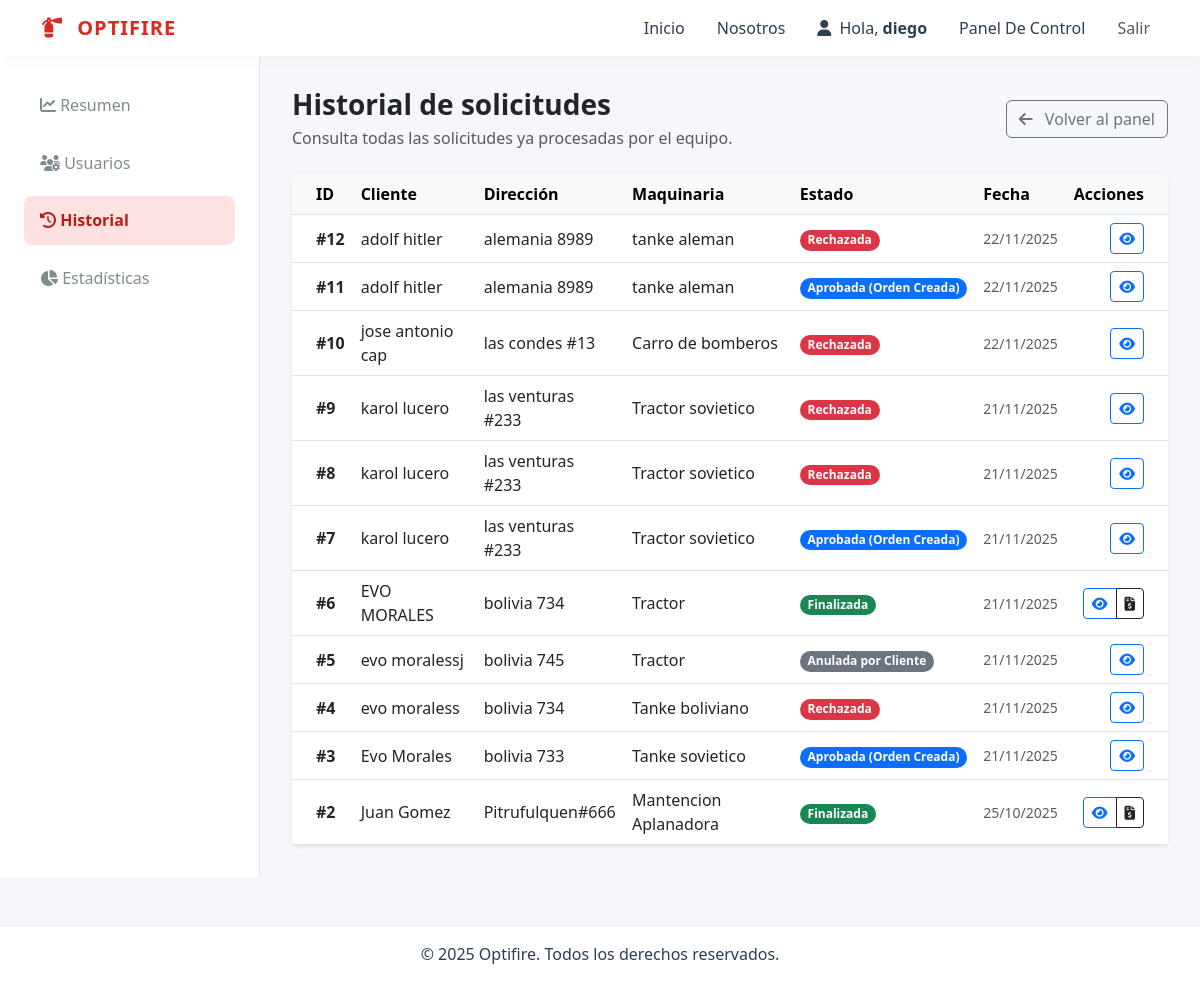
/usuarios/historial/ (signed in), run on an earlier commit of the app's database.
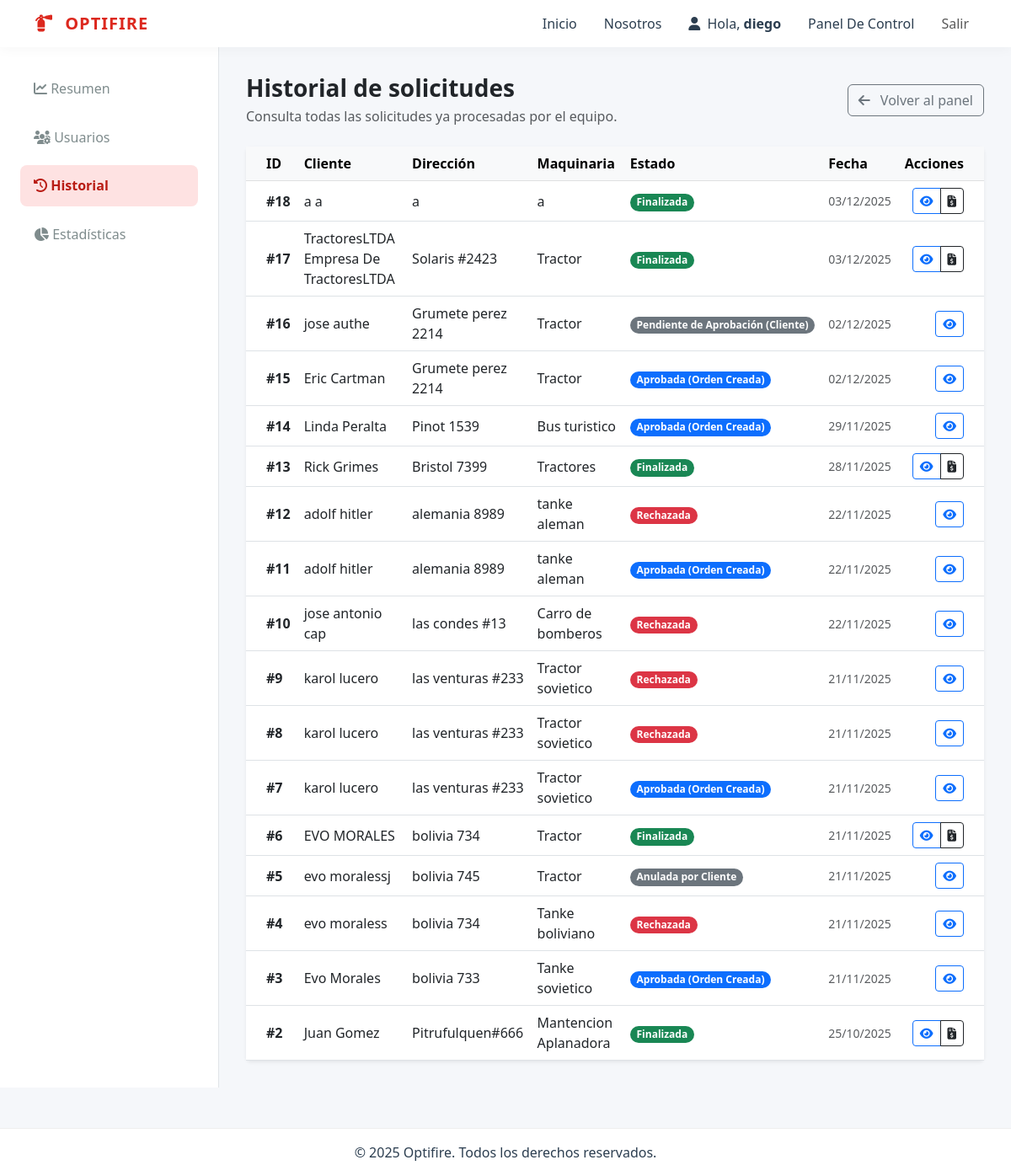
And on a later commit of the database.
### usuarios/models.py (models this page shows, shortened)
class SolicitudInspeccion(models.Model):
    cliente = models.ForeignKey(User, on_delete=models.CASCADE, related_name='solicitudes_enviadas')
    nombre_cliente = models.CharField(max_length=100)
    apellido_cliente = models.CharField(max_length=100, blank=True, null=True)
    direccion = models.CharField(max_length=255)
    telefono = models.CharField(max_length=20)
    maquinaria = models.TextField(verbose_name="Maquinaria / Servicio")
    observaciones_cliente = models.TextField(blank=True, null=True)
    monto_cotizacion = models.DecimalField(max_digits=10, decimal_places=0, null=True, blank=True)
    detalle_cotizacion = models.TextField(blank=True, null=True)
    tecnico_preasignado = models.ForeignKey(User, on_delete=models.SET_NULL, null=True, blank=True, related_name='solicitudes_preasignadas', limit_choices_to={'groups__name': Roles.TECNICO})
    plantilla_preasignada = models.ForeignKey(PlantillaInspeccion, on_delete=models.SET_NULL, null=True, blank=True, related_name='solicitudes_preasignadas')
    nombre_inspeccion_preasignado = models.CharField(max_length=200, blank=True, null=True)
    fecha_programada_preasignada = models.DateField(null=True, blank=True)
    fecha_programada = models.DateField(null=True, blank=True)
    fecha_solicitud = models.DateTimeField(auto_now_add=True)
    estado = models.CharField(
        max_length=20,
        choices=EstadoSolicitud.choices,
        default=EstadoSolicitud.PENDIENTE
    )
    motivo_rechazo = models.TextField(blank=True, null=True)

### usuarios/views.py (the view)
# urls.py: path('historial/', views.historial_solicitudes, name='historial_solicitudes'),
@login_required
@user_passes_test(is_administrador)
def historial_solicitudes(request):
    historial = SolicitudInspeccion.objects.exclude(estado=EstadoSolicitud.PENDIENTE).order_by('-fecha_solicitud')
    return render(request, 'dashboards/admin/historial_solicitudes.html', {'historial': historial})

### usuarios/context_processors.py (called while the page is built)
def notificaciones_usuario(request):
    if request.user.is_authenticated:
        notificaciones = Notificacion.objects.filter(usuario=request.user, leido=False).order_by('-fecha_creacion')
        return {'mis_notificaciones': notificaciones}
    return {}

### usuarios/views.py (called while the page is built)
def check_role(user, role_name):
    return user.is_authenticated and user.groups.filter(name=role_name).exists()

def is_administrador(user): return check_role(user, Roles.ADMINISTRADOR) or user.is_superuser

### templates/dashboards/admin/historial_solicitudes.html
{% extends "base_dashboard.html" %}
{% block dashboard_menu %}
    {% include "includes/admin_menu.html" %}
{% endblock dashboard_menu %}
{% block dashboard_content %}
<div class="d-flex justify-content-between align-items-center mb-4">
    <div>
        <h1 class="h3 mb-1 text-dark fw-bold">Historial de solicitudes</h1>
        <p class="text-muted mb-0">Consulta todas las solicitudes ya procesadas por el equipo.</p>
    </div>
    <a class="btn btn-outline-secondary" href="{% url 'dashboard_administrador' %}">
        <i class="fas fa-arrow-left me-2"></i> Volver al panel
    </a>
</div>
{% if historial %}
    <div class="card shadow-sm border-0">
        <div class="card-body p-0">
            <div class="table-responsive">
                <table class="table table-hover align-middle mb-0">
                    <thead class="table-light">
                        <tr>
                            <th scope="col" class="ps-4">ID</th>
                            <th scope="col">Cliente</th>
                            <th scope="col">Dirección</th>
                            <th scope="col">Maquinaria</th>
                            <th scope="col">Estado</th>
                            <th scope="col">Fecha</th>
                            <th scope="col" class="text-end pe-4">Acciones</th>
                        </tr>
                    </thead>
                    <tbody>
                        {% for solicitud in historial %}
                        <tr>
                            <td class="ps-4 fw-bold">#{{ solicitud.id }}</td>
                            <td>{{ solicitud.nombre_cliente }} {{ solicitud.apellido_cliente|default:"" }}</td>
                            <td>{{ solicitud.direccion }}</td>
                            <td>{{ solicitud.maquinaria|truncatechars:30 }}</td>
                            <td>
                                <span class="badge rounded-pill
                                    {% if solicitud.estado == 'APROBADA' %}bg-primary
                                    {% elif solicitud.estado == 'RECHAZADA' %}bg-danger
                                    {% elif solicitud.estado == 'COMPLETADA' %}bg-success
                                    {% else %}bg-secondary{% endif %}">
                                    {{ solicitud.get_estado_display }}
                                </span>
                            </td>
                            <td class="text-muted small">{{ solicitud.fecha_solicitud|date:"d/m/Y" }}</td>
                            <td class="text-end pe-4">
                                <div class="btn-group">
                                    <a class="btn btn-sm btn-outline-primary" href="{% url 'detalle_orden' solicitud.pk %}" title="Ver detalles">
                                        <i class="fas fa-eye"></i>
                                    </a>
                                    {% if solicitud.estado == 'COMPLETADA' %}
                                        <a href="{% url 'enviar_orden_facturacion' solicitud.pk %}"
                                           class="btn btn-sm btn-outline-dark"
                                           title="Enviar a Cobranzas"
                                           onclick="return confirm('¿Generar y enviar orden de facturación al equipo contable?');">
                                            <i class="fas fa-file-invoice-dollar"></i>
                                        </a>
                                    {% endif %}
                                </div>
                            </td>
                        </tr>
                        {% endfor %}
                    </tbody>
                </table>
            </div>
        </div>
    </div>
{% else %}
    <div class="alert alert-info border-0 shadow-sm">
        <i class="fas fa-info-circle me-2"></i> No existen registros en el historial todavía.
    </div>
{% endif %}
{% endblock dashboard_content %}

### templates/base_dashboard.html (shortened to what this page needs)
{% extends "base.html" %}
{% block content %}
<div class="dashboard-wrapper">
    <nav class="sidebar">
       {% block dashboard_menu %}{% endblock %}
    </nav>
    <div class="dashboard-content">
       {% block dashboard_content %}{% endblock %}
    </div>
</div>
<div class="toast-container position-fixed bottom-0 end-0 p-3" style="z-index: 1100;">
</div>
{% endblock %}

### templates/base.html (shortened to what this page needs)
{% load static %}
<!DOCTYPE html>
<html lang="es">
<head>
    <link href="https://cdn.jsdelivr.net/npm/bootstrap@5.3.0/dist/css/bootstrap.min.css" rel="stylesheet">
    <link rel="stylesheet" href="https://cdnjs.cloudflare.com/ajax/libs/font-awesome/6.5.2/css/all.min.css">
    <link rel="stylesheet" href="{% static 'css/style.css' %}">
</head>
<body>
    <nav class="navbar navbar-expand-lg navbar-custom sticky-top">
      <div class="container">
        <a class="navbar-brand navbar-brand-text" href="/">
            <i class="fa-solid fa-fire-extinguisher me-2"></i> OPTIFIRE
        </a>
        <div class="collapse navbar-collapse" id="navbarNav">
          <ul class="navbar-nav ms-auto">
            <li class="nav-item"><a class="nav-link nav-link-custom" href="/">Inicio</a></li>
            <li class="nav-item"><a class="nav-link nav-link-custom" href="/nosotros/">Nosotros</a></li>
            {% if user.is_authenticated %}
                <li class="nav-item">
                  <span class="nav-link nav-link-custom me-2">
                    <i class="fa-solid fa-user me-1"></i> Hola, <span class="fw-bold">{{ user.first_name|default:user.username }}</span>
                  </span>
                </li>
                <li class="nav-item">
                    <a class="nav-link nav-link-custom" href="{% url 'dashboard' %}">Panel De Control</a>
                </li>
                <li class="nav-item">
                  <a class="nav-link btn btn-sm btn-outline-dark ms-2" href="{% url 'logout' %}">Salir</a>
                </li>
            {% else %}
                <li class="nav-item">
                    <a class="nav-link btn btn-brand ms-2 text-white" href="{% url 'login' %}">Iniciar Sesión</a>
                </li>
            {% endif %}
          </ul>
        </div>
      </div>
    </nav>
    <main>
        {% block content %}
        {% endblock %}
    </main>
    <footer class="footer-custom mt-5 py-3">
        <div class="container text-center">
            <p class="mb-0">&copy; 2025 Optifire. Todos los derechos reservados.</p>
        </div>
    </footer>
</body>
</html>

### templates/includes/admin_menu.html
<ul class="nav flex-column flex-grow-1">
    <li class="nav-item">
        <a class="nav-link {% if request.resolver_match.url_name == 'dashboard_administrador' %}active{% endif %}" href="{% url 'dashboard_administrador' %}">
            <i class="fas fa-chart-line"></i> Resumen
        </a>
    </li>
    <li class="nav-item">
        <a class="nav-link {% if 'usuario' in request.resolver_match.url_name %}active{% endif %}" href="{% url 'admin_usuarios_list' %}">
            <i class="fas fa-users-cog"></i> Usuarios
        </a>
    </li>
    <li class="nav-item">
        <a class="nav-link {% if 'historial' in request.resolver_match.url_name %}active{% endif %}" href="{% url 'historial_solicitudes' %}">
            <i class="fas fa-history"></i> Historial
        </a>
    </li>
    <li class="nav-item">
    <a class="nav-link {% if request.resolver_match.url_name == 'estadisticas' %}active{% endif %}" href="{% url 'estadisticas' %}">
        <i class="fas fa-chart-pie"></i> Estadísticas
    </a>
    </li>
</ul>

### static/css/style.css (style rules this page uses)
:root { --primary-color: #DC281E; --primary-dark: #b91d15; --secondary-color: #F05A22; --accent-color: #FFC20E; --background-color: #F5F7FA; --container-color: #FFFFFF; --text-main: #2c3e50; --text-secondary: #7f8c8d; --sidebar-width: 260px; --header-height: 70px; --brand-gradient: linear-gradient(135deg, #DC281E 0%, #F05A22 100%); --shadow-soft: 0 2px 15px rgba(0, 0, 0, 0.04); --shadow-hover: 0 10px 25px rgba(0, 0, 0, 0.1); --border-radius: 8px; }
html, body { height: 100%; margin: 0; padding: 0; }
body { background-color: var(--background-color); color: var(--text-main); font-family: 'Segoe UI', Roboto, sans-serif; display: flex; flex-direction: column; min-height: 100vh; overflow-x: hidden; }
main { flex: 1; display: flex; flex-direction: column; width: 100%; }
a { text-decoration: none; }
.navbar-custom { background-color: var(--container-color); box-shadow: var(--shadow-soft); height: var(--header-height); z-index: 1000; }
.navbar-brand-text { color: var(--primary-color) !important; font-weight: 800; letter-spacing: 1px; }
.nav-link-custom { color: var(--text-main) !important; font-weight: 500; margin: 0 0.5rem; }
.dashboard-wrapper { display: flex; min-height: calc(100vh - var(--header-height)); flex: 1; }
.sidebar { width: var(--sidebar-width); background: var(--container-color); border-right: 1px solid #e1e4e8; display: flex; flex-direction: column; padding: 1.5rem; flex-shrink: 0; }
.sidebar .nav-link { color: var(--text-secondary); padding: 0.8rem 1rem; border-radius: var(--border-radius); margin-bottom: 0.5rem; font-weight: 500; }
.sidebar .nav-link.active { background-color: #fee2e2; color: var(--primary-dark); font-weight: 700; }
.dashboard-content { flex-grow: 1; padding: 2rem; overflow-y: auto; }
.footer-custom { background-color: var(--container-color); padding: 1.5rem 0; margin-top: auto; border-top: 1px solid #eee; }

What changed in the data, as far as the page shows it:
added SolicitudInspeccion: id "18", nombre_cliente "a", apellido_cliente "a", direccion "a", maquinaria "a", estado "Finalizada", fecha_solicitud "03/12/2025"
added SolicitudInspeccion: id "17", nombre_cliente "TractoresLTDA", apellido_cliente "Empresa De TractoresLTDA", direccion "Solaris #2423", maquinaria "Tractor", estado "Finalizada", fecha_solicitud "03/12/2025"
added SolicitudInspeccion: id "16", nombre_cliente "jose", apellido_cliente "authe", direccion "Grumete perez 2214", maquinaria "Tractor", estado "Pendiente de Aprobación (Cliente)", fecha_solicitud "02/12/2025"
added SolicitudInspeccion: id "15", nombre_cliente "Eric", apellido_cliente "Cartman", direccion "Grumete perez 2214", maquinaria "Tractor", estado "Aprobada (Orden Creada)", fecha_solicitud "02/12/2025"
added SolicitudInspeccion: id "14", nombre_cliente "Linda", apellido_cliente "Peralta", direccion "Pinot 1539", maquinaria "Bus turistico", estado "Aprobada (Orden Creada)", fecha_solicitud "29/11/2025"
added SolicitudInspeccion: id "13", nombre_cliente "Rick", apellido_cliente "Grimes", direccion "Bristol 7399", maquinaria "Tractores", estado "Finalizada", fecha_solicitud "28/11/2025"
